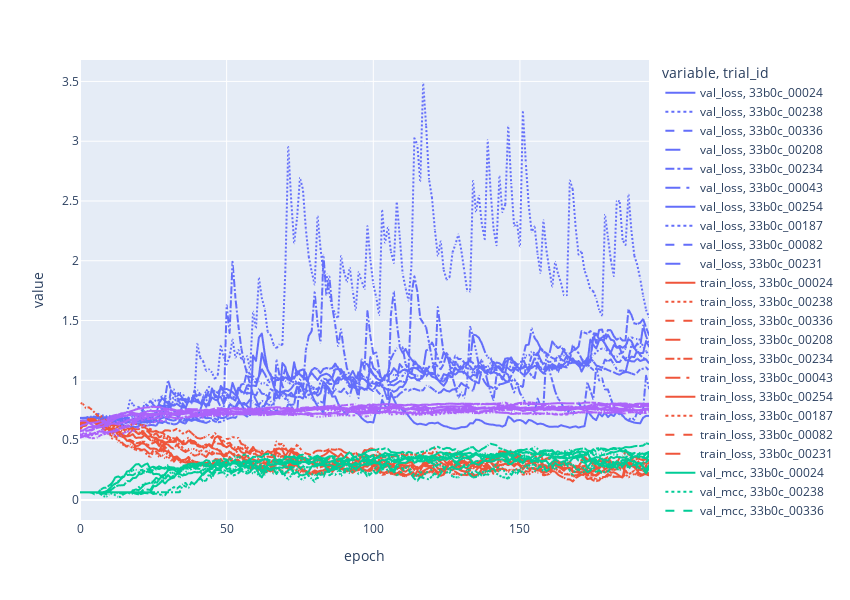

The cell this chart's notebook holds for it:
### Markdown cell above
## Ordenar analizar los resultados
Aca se va a elegir que trials plotear. Por ejemplo, lo que tengan el mejor MCC o el que tenga, las distintas metricas, etc.

### Code cell
# Aca me quedo con los 5 mejores trials en base al auroc de validacion
best_5_id_auroc = result_df.sort_values("val_mcc",ascending=False).head(10).index
top_5_results = training_data_experiment(experiment_path,best_5_id_auroc,["val_loss","train_loss","val_mcc","val_auroc"],windows_size=8)
fig = plot_training_curve_single_model(top_5_results,height=600)
fig

### Figure 1 — Plotly figure (JSON) as saved in the notebook; plotly's stock layout.template omitted (floating-point values rounded to 4 significant figures; data arrays with more than 128 entries replaced by an {"elided": "..."} marker saying what was removed)
{"data": [{"customdata": {"elided": "195x2 str values"}, "hovertemplate": "variable=val_loss<br>trial_id=33b0c_00024<br>epoch=%{x}<br>value=%{y}<br>Hyperparameters=%{customdata[0]}<br>checkpoints=%{customdata[1]}<extra></extra>", "legendgroup": "val_loss, 33b0c_00024", "line": {"color": "#636efa", "dash": "solid"}, "marker": {"symbol": "circle"}, "mode": "lines", "name": "val_loss, 33b0c_00024", "showlegend": true, "type": "scattergl", "x": {"elided": "195 int values"}, "xaxis": "x", "y": {"elided": "195 float values"}, "yaxis": "y"}, {"customdata": {"elided": "195x2 str values"}, "hovertemplate": "variable=val_loss<br>trial_id=33b0c_00238<br>epoch=%{x}<br>value=%{y}<br>Hyperparameters=%{customdata[0]}<br>checkpoints=%{customdata[1]}<extra></extra>", "legendgroup": "val_loss, 33b0c_00238", "line": {"color": "#636efa", "dash": "dot"}, "marker": {"symbol": "circle"}, "mode": "lines", "name": "val_loss, 33b0c_00238", "showlegend": true, "type": "scattergl", "x": {"elided": "195 int values"}, "xaxis": "x", "y": {"elided": "195 float values"}, "yaxis": "y"}, {"customdata": {"elided": "195x2 str values"}, "hovertemplate": "variable=val_loss<br>trial_id=33b0c_00336<br>epoch=%{x}<br>value=%{y}<br>Hyperparameters=%{customdata[0]}<br>checkpoints=%{customdata[1]}<extra></extra>", "legendgroup": "val_loss, 33b0c_00336", "line": {"color": "#636efa", "dash": "dash"}, "marker": {"symbol": "circle"}, "mode": "lines", "name": "val_loss, 33b0c_00336", "showlegend": true, "type": "scattergl", "x": {"elided": "195 int values"}, "xaxis": "x", "y": {"elided": "195 float values"}, "yaxis": "y"}, {"customdata": {"elided": "195x2 str values"}, "hovertemplate": "variable=val_loss<br>trial_id=33b0c_00208<br>epoch=%{x}<br>value=%{y}<br>Hyperparameters=%{customdata[0]}<br>checkpoints=%{customdata[1]}<extra></extra>", "legendgroup": "val_loss, 33b0c_00208", "line": {"color": "#636efa", "dash": "longdash"}, "marker": {"symbol": "circle"}, "mode": "lines", "name": "val_loss, 33b0c_00208", "showlegend": true, "type": "scattergl", "x": {"elided": "195 int values"}, "xaxis": "x", "y": {"elided": "195 float values"}, "yaxis": "y"}, {"customdata": {"elided": "195x2 str values"}, "hovertemplate": "variable=val_loss<br>trial_id=33b0c_00234<br>epoch=%{x}<br>value=%{y}<br>Hyperparameters=%{customdata[0]}<br>checkpoints=%{customdata[1]}<extra></extra>", "legendgroup": "val_loss, 33b0c_00234", "line": {"color": "#636efa", "dash": "dashdot"}, "marker": {"symbol": "circle"}, "mode": "lines", "name": "val_loss, 33b0c_00234", "showlegend": true, "type": "scattergl", "x": {"elided": "195 int values"}, "xaxis": "x", "y": {"elided": "195 float values"}, "yaxis": "y"}, {"customdata": {"elided": "195x2 str values"}, "hovertemplate": "variable=val_loss<br>trial_id=33b0c_00043<br>epoch=%{x}<br>value=%{y}<br>Hyperparameters=%{customdata[0]}<br>checkpoints=%{customdata[1]}<extra></extra>", "legendgroup": "val_loss, 33b0c_00043", "line": {"color": "#636efa", "dash": "longdashdot"}, "marker": {"symbol": "circle"}, "mode": "lines", "name": "val_loss, 33b0c_00043", "showlegend": true, "type": "scattergl", "x": {"elided": "195 int values"}, "xaxis": "x", "y": {"elided": "195 float values"}, "yaxis": "y"}, {"customdata": {"elided": "195x2 str values"}, "hovertemplate": "variable=val_loss<br>trial_id=33b0c_00254<br>epoch=%{x}<br>value=%{y}<br>Hyperparameters=%{customdata[0]}<br>checkpoints=%{customdata[1]}<extra></extra>", "legendgroup": "val_loss, 33b0c_00254", "line": {"color": "#636efa", "dash": "solid"}, "marker": {"symbol": "circle"}, "mode": "lines", "name": "val_loss, 33b0c_00254", "showlegend": true, "type": "scattergl", "x": {"elided": "195 int values"}, "xaxis": "x", "y": {"elided": "195 float values"}, "yaxis": "y"}, {"customdata": {"elided": "195x2 str values"}, "hovertemplate": "variable=val_loss<br>trial_id=33b0c_00187<br>epoch=%{x}<br>value=%{y}<br>Hyperparameters=%{customdata[0]}<br>checkpoints=%{customdata[1]}<extra></extra>", "legendgroup": "val_loss, 33b0c_00187", "line": {"color": "#636efa", "dash": "dot"}, "marker": {"symbol": "circle"}, "mode": "lines", "name": "val_loss, 33b0c_00187", "showlegend": true, "type": "scattergl", "x": {"elided": "195 int values"}, "xaxis": "x", "y": {"elided": "195 float values"}, "yaxis": "y"}, {"customdata": {"elided": "195x2 str values"}, "hovertemplate": "variable=val_loss<br>trial_id=33b0c_00082<br>epoch=%{x}<br>value=%{y}<br>Hyperparameters=%{customdata[0]}<br>checkpoints=%{customdata[1]}<extra></extra>", "legendgroup": "val_loss, 33b0c_00082", "line": {"color": "#636efa", "dash": "dash"}, "marker": {"symbol": "circle"}, "mode": "lines", "name": "val_loss, 33b0c_00082", "showlegend": true, "type": "scattergl", "x": {"elided": "195 int values"}, "xaxis": "x", "y": {"elided": "195 float values"}, "yaxis": "y"}, {"customdata": {"elided": "195x2 str values"}, "hovertemplate": "variable=val_loss<br>trial_id=33b0c_00231<br>epoch=%{x}<br>value=%{y}<br>Hyperparameters=%{customdata[0]}<br>checkpoints=%{customdata[1]}<extra></extra>", "legendgroup": "val_loss, 33b0c_00231", "line": {"color": "#636efa", "dash": "longdash"}, "marker": {"symbol": "circle"}, "mode": "lines", "name": "val_loss, 33b0c_00231", "showlegend": true, "type": "scattergl", "x": {"elided": "195 int values"}, "xaxis": "x", "y": {"elided": "195 float values"}, "yaxis": "y"}, {"customdata": {"elided": "195x2 str values"}, "hovertemplate": "variable=train_loss<br>trial_id=33b0c_00024<br>epoch=%{x}<br>value=%{y}<br>Hyperparameters=%{customdata[0]}<br>checkpoints=%{customdata[1]}<extra></extra>", "legendgroup": "train_loss, 33b0c_00024", "line": {"color": "#EF553B", "dash": "solid"}, "marker": {"symbol": "circle"}, "mode": "lines", "name": "train_loss, 33b0c_00024", "showlegend": true, "type": "scattergl", "x": {"elided": "195 int values"}, "xaxis": "x", "y": {"elided": "195 float values"}, "yaxis": "y"}, {"customdata": {"elided": "195x2 str values"}, "hovertemplate": "variable=train_loss<br>trial_id=33b0c_00238<br>epoch=%{x}<br>value=%{y}<br>Hyperparameters=%{customdata[0]}<br>checkpoints=%{customdata[1]}<extra></extra>", "legendgroup": "train_loss, 33b0c_00238", "line": {"color": "#EF553B", "dash": "dot"}, "marker": {"symbol": "circle"}, "mode": "lines", "name": "train_loss, 33b0c_00238", "showlegend": true, "type": "scattergl", "x": {"elided": "195 int values"}, "xaxis": "x", "y": {"elided": "195 float values"}, "yaxis": "y"}, {"customdata": {"elided": "195x2 str values"}, "hovertemplate": "variable=train_loss<br>trial_id=33b0c_00336<br>epoch=%{x}<br>value=%{y}<br>Hyperparameters=%{customdata[0]}<br>checkpoints=%{customdata[1]}<extra></extra>", "legendgroup": "train_loss, 33b0c_00336", "line": {"color": "#EF553B", "dash": "dash"}, "marker": {"symbol": "circle"}, "mode": "lines", "name": "train_loss, 33b0c_00336", "showlegend": true, "type": "scattergl", "x": {"elided": "195 int values"}, "xaxis": "x", "y": {"elided": "195 float values"}, "yaxis": "y"}, {"customdata": {"elided": "195x2 str values"}, "hovertemplate": "variable=train_loss<br>trial_id=33b0c_00208<br>epoch=%{x}<br>value=%{y}<br>Hyperparameters=%{customdata[0]}<br>checkpoints=%{customdata[1]}<extra></extra>", "legendgroup": "train_loss, 33b0c_00208", "line": {"color": "#EF553B", "dash": "longdash"}, "marker": {"symbol": "circle"}, "mode": "lines", "name": "train_loss, 33b0c_00208", "showlegend": true, "type": "scattergl", "x": {"elided": "195 int values"}, "xaxis": "x", "y": {"elided": "195 float values"}, "yaxis": "y"}, {"customdata": {"elided": "195x2 str values"}, "hovertemplate": "variable=train_loss<br>trial_id=33b0c_00234<br>epoch=%{x}<br>value=%{y}<br>Hyperparameters=%{customdata[0]}<br>checkpoints=%{customdata[1]}<extra></extra>", "legendgroup": "train_loss, 33b0c_00234", "line": {"color": "#EF553B", "dash": "dashdot"}, "marker": {"symbol": "circle"}, "mode": "lines", "name": "train_loss, 33b0c_00234", "showlegend": true, "type": "scattergl", "x": {"elided": "195 int values"}, "xaxis": "x", "y": {"elided": "195 float values"}, "yaxis": "y"}, {"customdata": {"elided": "195x2 str values"}, "hovertemplate": "variable=train_loss<br>trial_id=33b0c_00043<br>epoch=%{x}<br>value=%{y}<br>Hyperparameters=%{customdata[0]}<br>checkpoints=%{customdata[1]}<extra></extra>", "legendgroup": "train_loss, 33b0c_00043", "line": {"color": "#EF553B", "dash": "longdashdot"}, "marker": {"symbol": "circle"}, "mode": "lines", "name": "train_loss, 33b0c_00043", "showlegend": true, "type": "scattergl", "x": {"elided": "195 int values"}, "xaxis": "x", "y": {"elided": "195 float values"}, "yaxis": "y"}, {"customdata": {"elided": "195x2 str values"}, "hovertemplate": "variable=train_loss<br>trial_id=33b0c_00254<br>epoch=%{x}<br>value=%{y}<br>Hyperparameters=%{customdata[0]}<br>checkpoints=%{customdata[1]}<extra></extra>", "legendgroup": "train_loss, 33b0c_00254", "line": {"color": "#EF553B", "dash": "solid"}, "marker": {"symbol": "circle"}, "mode": "lines", "name": "train_loss, 33b0c_00254", "showlegend": true, "type": "scattergl", "x": {"elided": "195 int values"}, "xaxis": "x", "y": {"elided": "195 float values"}, "yaxis": "y"}, {"customdata": {"elided": "195x2 str values"}, "hovertemplate": "variable=train_loss<br>trial_id=33b0c_00187<br>epoch=%{x}<br>value=%{y}<br>Hyperparameters=%{customdata[0]}<br>checkpoints=%{customdata[1]}<extra></extra>", "legendgroup": "train_loss, 33b0c_00187", "line": {"color": "#EF553B", "dash": "dot"}, "marker": {"symbol": "circle"}, "mode": "lines", "name": "train_loss, 33b0c_00187", "showlegend": true, "type": "scattergl", "x": {"elided": "195 int values"}, "xaxis": "x", "y": {"elided": "195 float values"}, "yaxis": "y"}, {"customdata": {"elided": "195x2 str values"}, "hovertemplate": "variable=train_loss<br>trial_id=33b0c_00082<br>epoch=%{x}<br>value=%{y}<br>Hyperparameters=%{customdata[0]}<br>checkpoints=%{customdata[1]}<extra></extra>", "legendgroup": "train_loss, 33b0c_00082", "line": {"color": "#EF553B", "dash": "dash"}, "marker": {"symbol": "circle"}, "mode": "lines", "name": "train_loss, 33b0c_00082", "showlegend": true, "type": "scattergl", "x": {"elided": "195 int values"}, "xaxis": "x", "y": {"elided": "195 float values"}, "yaxis": "y"}, {"customdata": {"elided": "195x2 str values"}, "hovertemplate": "variable=train_loss<br>trial_id=33b0c_00231<br>epoch=%{x}<br>value=%{y}<br>Hyperparameters=%{customdata[0]}<br>checkpoints=%{customdata[1]}<extra></extra>", "legendgroup": "train_loss, 33b0c_00231", "line": {"color": "#EF553B", "dash": "longdash"}, "marker": {"symbol": "circle"}, "mode": "lines", "name": "train_loss, 33b0c_00231", "showlegend": true, "type": "scattergl", "x": {"elided": "195 int values"}, "xaxis": "x", "y": {"elided": "195 float values"}, "yaxis": "y"}, {"customdata": {"elided": "195x2 str values"}, "hovertemplate": "variable=val_mcc<br>trial_id=33b0c_00024<br>epoch=%{x}<br>value=%{y}<br>Hyperparameters=%{customdata[0]}<br>checkpoints=%{customdata[1]}<extra></extra>", "legendgroup": "val_mcc, 33b0c_00024", "line": {"color": "#00cc96", "dash": "solid"}, "marker": {"symbol": "circle"}, "mode": "lines", "name": "val_mcc, 33b0c_00024", "showlegend": true, "type": "scattergl", "x": {"elided": "195 int values"}, "xaxis": "x", "y": {"elided": "195 float values"}, "yaxis": "y"}, {"customdata": {"elided": "195x2 str values"}, "hovertemplate": "variable=val_mcc<br>trial_id=33b0c_00238<br>epoch=%{x}<br>value=%{y}<br>Hyperparameters=%{customdata[0]}<br>checkpoints=%{customdata[1]}<extra></extra>", "legendgroup": "val_mcc, 33b0c_00238", "line": {"color": "#00cc96", "dash": "dot"}, "marker": {"symbol": "circle"}, "mode": "lines", "name": "val_mcc, 33b0c_00238", "showlegend": true, "type": "scattergl", "x": {"elided": "195 int values"}, "xaxis": "x", "y": {"elided": "195 float values"}, "yaxis": "y"}, {"customdata": {"elided": "195x2 str values"}, "hovertemplate": "variable=val_mcc<br>trial_id=33b0c_00336<br>epoch=%{x}<br>value=%{y}<br>Hyperparameters=%{customdata[0]}<br>checkpoints=%{customdata[1]}<extra></extra>", "legendgroup": "val_mcc, 33b0c_00336", "line": {"color": "#00cc96", "dash": "dash"}, "marker": {"symbol": "circle"}, "mode": "lines", "name": "val_mcc, 33b0c_00336", "showlegend": true, "type": "scattergl", "x": {"elided": "195 int values"}, "xaxis": "x", "y": {"elided": "195 float values"}, "yaxis": "y"}, {"customdata": {"elided": "195x2 str values"}, "hovertemplate": "variable=val_mcc<br>trial_id=33b0c_00208<br>epoch=%{x}<br>value=%{y}<br>Hyperparameters=%{customdata[0]}<br>checkpoints=%{customdata[1]}<extra></extra>", "legendgroup": "val_mcc, 33b0c_00208", "line": {"color": "#00cc96", "dash": "longdash"}, "marker": {"symbol": "circle"}, "mode": "lines", "name": "val_mcc, 33b0c_00208", "showlegend": true, "type": "scattergl", "x": {"elided": "195 int values"}, "xaxis": "x", "y": {"elided": "195 float values"}, "yaxis": "y"}, {"customdata": {"elided": "195x2 str values"}, "hovertemplate": "variable=val_mcc<br>trial_id=33b0c_00234<br>epoch=%{x}<br>value=%{y}<br>Hyperparameters=%{customdata[0]}<br>checkpoints=%{customdata[1]}<extra></extra>", "legendgroup": "val_mcc, 33b0c_00234", "line": {"color": "#00cc96", "dash": "dashdot"}, "marker": {"symbol": "circle"}, "mode": "lines", "name": "val_mcc, 33b0c_00234", "showlegend": true, "type": "scattergl", "x": {"elided": "195 int values"}, "xaxis": "x", "y": {"elided": "195 float values"}, "yaxis": "y"}, {"customdata": {"elided": "195x2 str values"}, "hovertemplate": "variable=val_mcc<br>trial_id=33b0c_00043<br>epoch=%{x}<br>value=%{y}<br>Hyperparameters=%{customdata[0]}<br>checkpoints=%{customdata[1]}<extra></extra>", "legendgroup": "val_mcc, 33b0c_00043", "line": {"color": "#00cc96", "dash": "longdashdot"}, "marker": {"symbol": "circle"}, "mode": "lines", "name": "val_mcc, 33b0c_00043", "showlegend": true, "type": "scattergl", "x": {"elided": "195 int values"}, "xaxis": "x", "y": {"elided": "195 float values"}, "yaxis": "y"}, {"customdata": {"elided": "195x2 str values"}, "hovertemplate": "variable=val_mcc<br>trial_id=33b0c_00254<br>epoch=%{x}<br>value=%{y}<br>Hyperparameters=%{customdata[0]}<br>checkpoints=%{customdata[1]}<extra></extra>", "legendgroup": "val_mcc, 33b0c_00254", "line": {"color": "#00cc96", "dash": "solid"}, "marker": {"symbol": "circle"}, "mode": "lines", "name": "val_mcc, 33b0c_00254", "showlegend": true, "type": "scattergl", "x": {"elided": "195 int values"}, "xaxis": "x", "y": {"elided": "195 float values"}, "yaxis": "y"}, {"customdata": {"elided": "195x2 str values"}, "hovertemplate": "variable=val_mcc<br>trial_id=33b0c_00187<br>epoch=%{x}<br>value=%{y}<br>Hyperparameters=%{customdata[0]}<br>checkpoints=%{customdata[1]}<extra></extra>", "legendgroup": "val_mcc, 33b0c_00187", "line": {"color": "#00cc96", "dash": "dot"}, "marker": {"symbol": "circle"}, "mode": "lines", "name": "val_mcc, 33b0c_00187", "showlegend": true, "type": "scattergl", "x": {"elided": "195 int values"}, "xaxis": "x", "y": {"elided": "195 float values"}, "yaxis": "y"}, {"customdata": {"elided": "195x2 str values"}, "hovertemplate": "variable=val_mcc<br>trial_id=33b0c_00082<br>epoch=%{x}<br>value=%{y}<br>Hyperparameters=%{customdata[0]}<br>checkpoints=%{customdata[1]}<extra></extra>", "legendgroup": "val_mcc, 33b0c_00082", "line": {"color": "#00cc96", "dash": "dash"}, "marker": {"symbol": "circle"}, "mode": "lines", "name": "val_mcc, 33b0c_00082", "showlegend": true, "type": "scattergl", "x": {"elided": "195 int values"}, "xaxis": "x", "y": {"elided": "195 float values"}, "yaxis": "y"}, {"customdata": {"elided": "195x2 str values"}, "hovertemplate": "variable=val_mcc<br>trial_id=33b0c_00231<br>epoch=%{x}<br>value=%{y}<br>Hyperparameters=%{customdata[0]}<br>checkpoints=%{customdata[1]}<extra></extra>", "legendgroup": "val_mcc, 33b0c_00231", "line": {"color": "#00cc96", "dash": "longdash"}, "marker": {"symbol": "circle"}, "mode": "lines", "name": "val_mcc, 33b0c_00231", "showlegend": true, "type": "scattergl", "x": {"elided": "195 int values"}, "xaxis": "x", "y": {"elided": "195 float values"}, "yaxis": "y"}, {"customdata": {"elided": "195x2 str values"}, "hovertemplate": "variable=val_auroc<br>trial_id=33b0c_00024<br>epoch=%{x}<br>value=%{y}<br>Hyperparameters=%{customdata[0]}<br>checkpoints=%{customdata[1]}<extra></extra>", "legendgroup": "val_auroc, 33b0c_00024", "line": {"color": "#ab63fa", "dash": "solid"}, "marker": {"symbol": "circle"}, "mode": "lines", "name": "val_auroc, 33b0c_00024", "showlegend": true, "type": "scattergl", "x": {"elided": "195 int values"}, "xaxis": "x", "y": {"elided": "195 float values"}, "yaxis": "y"}, {"customdata": {"elided": "195x2 str values"}, "hovertemplate": "variable=val_auroc<br>trial_id=33b0c_00238<br>epoch=%{x}<br>value=%{y}<br>Hyperparameters=%{customdata[0]}<br>checkpoints=%{customdata[1]}<extra></extra>", "legendgroup": "val_auroc, 33b0c_00238", "line": {"color": "#ab63fa", "dash": "dot"}, "marker": {"symbol": "circle"}, "mode": "lines", "name": "val_auroc, 33b0c_00238", "showlegend": true, "type": "scattergl", "x": {"elided": "195 int values"}, "xaxis": "x", "y": {"elided": "195 float values"}, "yaxis": "y"}, {"customdata": {"elided": "195x2 str values"}, "hovertemplate": "variable=val_auroc<br>trial_id=33b0c_00336<br>epoch=%{x}<br>value=%{y}<br>Hyperparameters=%{customdata[0]}<br>checkpoints=%{customdata[1]}<extra></extra>", "legendgroup": "val_auroc, 33b0c_00336", "line": {"color": "#ab63fa", "dash": "dash"}, "marker": {"symbol": "circle"}, "mode": "lines", "name": "val_auroc, 33b0c_00336", "showlegend": true, "type": "scattergl", "x": {"elided": "195 int values"}, "xaxis": "x", "y": {"elided": "195 float values"}, "yaxis": "y"}, {"customdata": {"elided": "195x2 str values"}, "hovertemplate": "variable=val_auroc<br>trial_id=33b0c_00208<br>epoch=%{x}<br>value=%{y}<br>Hyperparameters=%{customdata[0]}<br>checkpoints=%{customdata[1]}<extra></extra>", "legendgroup": "val_auroc, 33b0c_00208", "line": {"color": "#ab63fa", "dash": "longdash"}, "marker": {"symbol": "circle"}, "mode": "lines", "name": "val_auroc, 33b0c_00208", "showlegend": true, "type": "scattergl", "x": {"elided": "195 int values"}, "xaxis": "x", "y": {"elided": "195 float values"}, "yaxis": "y"}, {"customdata": {"elided": "195x2 str values"}, "hovertemplate": "variable=val_auroc<br>trial_id=33b0c_00234<br>epoch=%{x}<br>value=%{y}<br>Hyperparameters=%{customdata[0]}<br>checkpoints=%{customdata[1]}<extra></extra>", "legendgroup": "val_auroc, 33b0c_00234", "line": {"color": "#ab63fa", "dash": "dashdot"}, "marker": {"symbol": "circle"}, "mode": "lines", "name": "val_auroc, 33b0c_00234", "showlegend": true, "type": "scattergl", "x": {"elided": "195 int values"}, "xaxis": "x", "y": {"elided": "195 float values"}, "yaxis": "y"}, {"customdata": {"elided": "195x2 str values"}, "hovertemplate": "variable=val_auroc<br>trial_id=33b0c_00043<br>epoch=%{x}<br>value=%{y}<br>Hyperparameters=%{customdata[0]}<br>checkpoints=%{customdata[1]}<extra></extra>", "legendgroup": "val_auroc, 33b0c_00043", "line": {"color": "#ab63fa", "dash": "longdashdot"}, "marker": {"symbol": "circle"}, "mode": "lines", "name": "val_auroc, 33b0c_00043", "showlegend": true, "type": "scattergl", "x": {"elided": "195 int values"}, "xaxis": "x", "y": {"elided": "195 float values"}, "yaxis": "y"}, {"customdata": {"elided": "195x2 str values"}, "hovertemplate": "variable=val_auroc<br>trial_id=33b0c_00254<br>epoch=%{x}<br>value=%{y}<br>Hyperparameters=%{customdata[0]}<br>checkpoints=%{customdata[1]}<extra></extra>", "legendgroup": "val_auroc, 33b0c_00254", "line": {"color": "#ab63fa", "dash": "solid"}, "marker": {"symbol": "circle"}, "mode": "lines", "name": "val_auroc, 33b0c_00254", "showlegend": true, "type": "scattergl", "x": {"elided": "195 int values"}, "xaxis": "x", "y": {"elided": "195 float values"}, "yaxis": "y"}, {"customdata": {"elided": "195x2 str values"}, "hovertemplate": "variable=val_auroc<br>trial_id=33b0c_00187<br>epoch=%{x}<br>value=%{y}<br>Hyperparameters=%{customdata[0]}<br>checkpoints=%{customdata[1]}<extra></extra>", "legendgroup": "val_auroc, 33b0c_00187", "line": {"color": "#ab63fa", "dash": "dot"}, "marker": {"symbol": "circle"}, "mode": "lines", "name": "val_auroc, 33b0c_00187", "showlegend": true, "type": "scattergl", "x": {"elided": "195 int values"}, "xaxis": "x", "y": {"elided": "195 float values"}, "yaxis": "y"}, {"customdata": {"elided": "195x2 str values"}, "hovertemplate": "variable=val_auroc<br>trial_id=33b0c_00082<br>epoch=%{x}<br>value=%{y}<br>Hyperparameters=%{customdata[0]}<br>checkpoints=%{customdata[1]}<extra></extra>", "legendgroup": "val_auroc, 33b0c_00082", "line": {"color": "#ab63fa", "dash": "dash"}, "marker": {"symbol": "circle"}, "mode": "lines", "name": "val_auroc, 33b0c_00082", "showlegend": true, "type": "scattergl", "x": {"elided": "195 int values"}, "xaxis": "x", "y": {"elided": "195 float values"}, "yaxis": "y"}, {"customdata": {"elided": "195x2 str values"}, "hovertemplate": "variable=val_auroc<br>trial_id=33b0c_00231<br>epoch=%{x}<br>value=%{y}<br>Hyperparameters=%{customdata[0]}<br>checkpoints=%{customdata[1]}<extra></extra>", "legendgroup": "val_auroc, 33b0c_00231", "line": {"color": "#ab63fa", "dash": "longdash"}, "marker": {"symbol": "circle"}, "mode": "lines", "name": "val_auroc, 33b0c_00231", "showlegend": true, "type": "scattergl", "x": {"elided": "195 int values"}, "xaxis": "x", "y": {"elided": "195 float values"}, "yaxis": "y"}], "layout": {"height": 600, "legend": {"title": {"text": "variable, trial_id"}, "tracegroupgap": 0}, "margin": {"t": 60}, "width": 850, "xaxis": {"anchor": "y", "domain": [0, 1], "title": {"text": "epoch"}}, "yaxis": {"anchor": "x", "domain": [0, 1], "title": {"text": "value"}}}}
